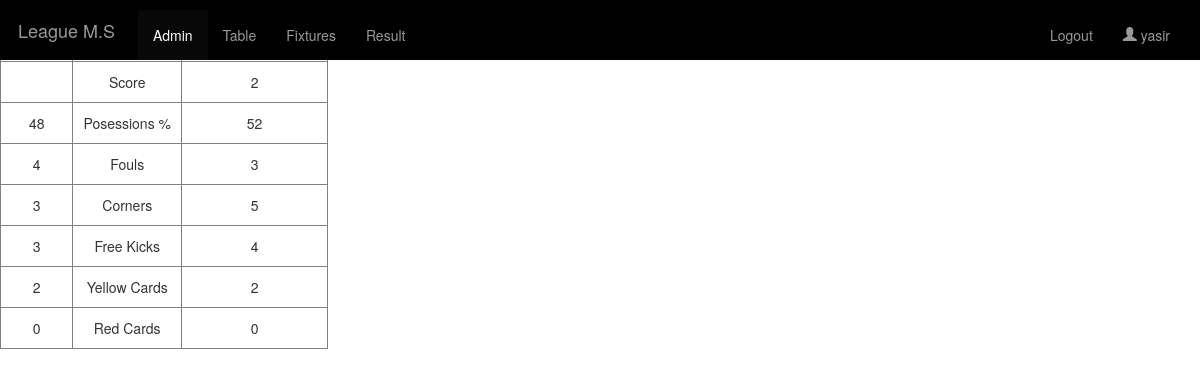
The page /admin/report.php?id=1 (signed in) on the database its author committed.
### tables this page shows
CREATE TABLE IF NOT EXISTS `match_reports` (
  `id` int(10) NOT NULL AUTO_INCREMENT,
  `team1` varchar(40) NOT NULL,
  `team2` varchar(40) NOT NULL,
  `score1` varchar(2) NOT NULL,
  `score2` varchar(2) NOT NULL,
  `possession1` varchar(3) NOT NULL,
  `possession2` varchar(3) NOT NULL,
  `fouls1` varchar(2) NOT NULL,
  `fouls2` varchar(2) NOT NULL,
  `corners1` varchar(2) NOT NULL,
  `corners2` varchar(2) NOT NULL,
  `freekick1` varchar(2) NOT NULL,
  `freekick2` varchar(2) NOT NULL,
  `yellow1` varchar(2) NOT NULL,
  `yellow2` varchar(2) NOT NULL,
  `red1` varchar(2) NOT NULL,
  `red2` varchar(2) NOT NULL,
  PRIMARY KEY (`id`)
);

### admin/report.php (the view, shortened to what this page needs)
<?php
$id = $_GET['id'];
require("../includes/connection.inc.php");
?>
<!DOCTYPE html>
<html>
<?php
include 'head.php';
include 'nav.php';
?>
<body>
	<br />
	<?php
		$query = $db->query("SELECT * FROM match_reports WHERE id='$id'");
		$row = $query->fetch_row();
		echo "<table border='1' style='text-align:center;'>
				<tr>
				<th>".$row[1]."</th><th>Vs</th><th>".$row[2]."</th>
				</tr>
				<tr>
				<td>".$row[3]."</td><td>Score</td><td>".$row[4]."</td>
				</tr>
				<tr>
				<td>".$row[5]."</td><td>Posessions %</td><td>".$row[6]."</td>
				</tr>
				<tr>
				<td>".$row[7]."</td><td>Fouls</td><td>".$row[8]."</td>
				</tr>
				<tr>
				<td>".$row[9]."</td><td>Corners</td><td>".$row[10]."</td>
				</tr>
				<tr>
				<td>".$row[11]."</td><td>Free Kicks</td><td>".$row[12]."</td>
				</tr>
				<tr>
				<td>".$row[13]."</td><td>Yellow Cards</td><td>".$row[14]."</td>
				</tr>
				<tr>
				<td>".$row[15]."</td><td>Red Cards</td><td>".$row[16]."</td>
				</tr>
				</table>";
	?>
</body>
</html>

### stylesheets/style.css (style rules this page uses)
body { background-color:white; }
th, td { padding:10px; }

### includes/css/styles.css (style rules this page uses)
body { background-color: transparent; }
body { -webkit-font-smoothing: antialiased; text-rendering: optimizelegibility; }
body { background-color: #eaece3; }

### stylesheets/style2.css (style rules this page uses)
body { background-color:white; }
tr, th { padding:10px; }
tr, td { padding:10px; }
table { border-collapse:collapse; }

### rows shown on the page
match_reports: score2 "2", possession1 "48", possession2 "52", fouls1 "4", fouls2 "3", corners1 "3", corners2 "5", freekick1 "3", freekick2 "4", yellow1 "2", yellow2 "2", red1 "0", red2 "0"

### other values the page prints
$_SESSION['username'] "yasir"
